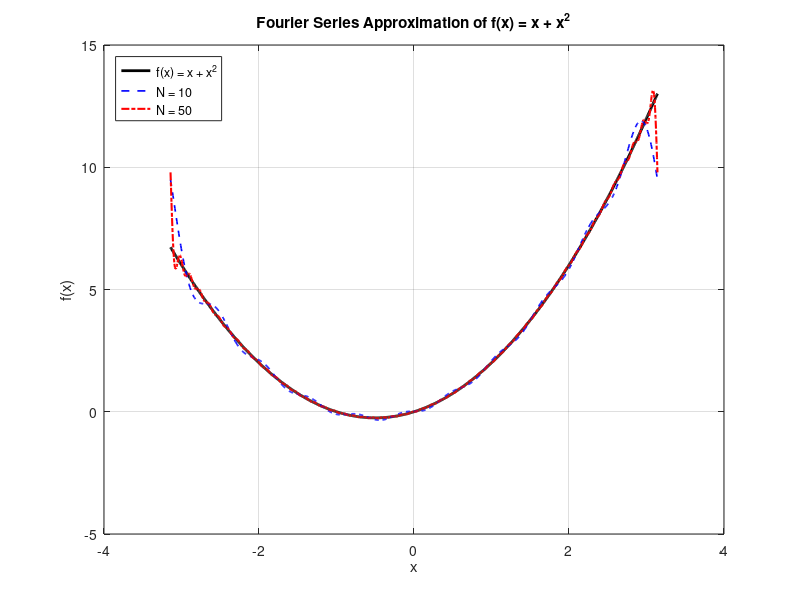

The MATLAB source for this figure:
% Fourier series of f(x) = x + x^2 on (-pi, pi)
clear; clc; close all;

N1 = 10;
N2 = 50;
x = linspace(-pi, pi, 1000);          % 1×1000 row vector
f_exact = x + x.^2;

% Fourier partial sum (vectorized safely)
fourier_partial = @(x, N) pi^2/3 + ...
    4 * sum( (-1).^(1:N).' .* cos( (1:N).' * x ) ./ ((1:N).^2).' , 1) + ...
    2 * sum( (-1).^((1:N)+1).' .* sin( (1:N).' * x ) ./ (1:N).' , 1);

% But to avoid dimension confusion, better reshape x as column temporarily
% Alternative: use meshgrid-style computation
fourier_series = @(x, N) pi^2/3 + ...
    4 * sum( (-1).^(1:N) .* cos( x(:) * (1:N) ) ./ (1:N).^2 , 2).' + ...
    2 * sum( (-1).^((1:N)+1) .* sin( x(:) * (1:N) ) ./ (1:N) , 2).';

% Explanation:
% x(:) is M×1, (1:N) is 1×N → x(:)*(1:N) = M×N matrix: [x_i * n]
% cos(x(:)*(1:N)) is M×N
% Divide by (1:N).^2 (1×N) → automatic expansion
% sum(...,2) sums over n (columns), result M×1
% Then transpose to 1×M to match x

f_N1 = fourier_series(x, N1);
f_N2 = fourier_series(x, N2);

figure;
plot(x, f_exact, 'k', 'LineWidth', 2); hold on;
plot(x, f_N1, 'b--', 'LineWidth', 1.2);
plot(x, f_N2, 'r-.', 'LineWidth', 1.5);
legend('f(x) = x + x^2', ['N = ', num2str(N1)], ['N = ', num2str(N2)], ...
       'Location', 'northwest');
xlabel('x'); ylabel('f(x)');
title('Fourier Series Approximation of f(x) = x + x^2');
grid on;

% Verify value at x = pi
x_pi = pi;
f_limit = pi^2;  % average of left and right limits
approx_pi = fourier_series(x_pi, 100);  % use N=100 for better accuracy
fprintf('At x = pi:\n');
fprintf('Theoretical convergence value: %.8f\n', f_limit);
fprintf('Fourier series (N=100):          %.8f\n', approx_pi);
fprintf('Absolute error:                 %.2e\n', abs(f_limit - approx_pi));

% Verify Basel problem: sum 1/n^2 = pi^2/6
S = sum(1./(1:100000).^2);
fprintf('\nSum_{n=1}^{100000} 1/n^2 = %.8f\n', S);
fprintf('pi^2 / 6 =                 %.8f\n', pi^2/6);
fprintf('Difference:                %.2e\n', abs(S - pi^2/6));